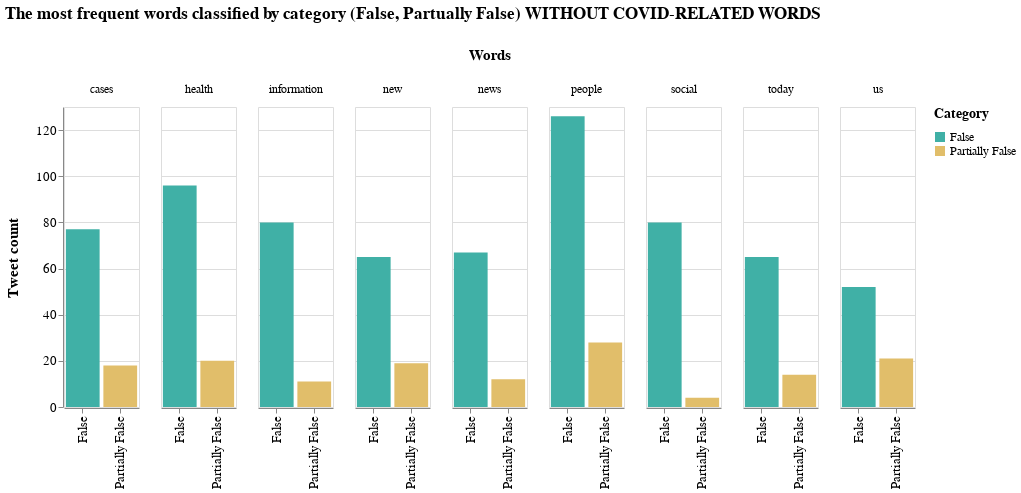

Notebook code cell kept with this figure:
### Markdown cell above
Let's create the chart:

### Code cell
fdist_mentions = dict(nltk.FreqDist(comment_words_nocovid))
#print(fdist_mentions)
df_mentions = pd.DataFrame.from_dict(fdist_mentions, orient='index').reset_index()
df_mentions = df_mentions.rename(columns={'index':'Words', 0:'Count'})
col_one_list_mentions = df_mentions['Words'].tolist()
col_two_list_mentions = df_mentions['Count'].tolist()

#print(df_mentions)

typelist_mentions=[]
namelist_mentions=[]

indexm = 0

count_false_mentions = [0] * len(col_one_list_mentions)
count_part_mentions = [0] * len(col_one_list_mentions)

for el in col_one_list_mentions:
    tokm = el.split()
    namelist_mentions.append(tokm[0])
    #typelist.append(tok[1])
    if tokm[0] in namelist_mentions:
        indxm = namelist_mentions.index(tokm[0])
        if tokm[1] == "false":
            count_false_mentions[indxm] = col_two_list_mentions[indexm]
        elif tokm[1] == "partiallyfalse":
            count_part_mentions[indxm] = col_two_list_mentions[indexm]
        else:
            print("errore count")
   
    indexm = indexm + 1


df_mentions['Words']=namelist_mentions
df_mentions['False']=count_false_mentions
df_mentions['Partially False']=count_part_mentions
del df['Count']
df_mentions['Count'] = df_mentions['False'] + df_mentions['Partially False']
#del df['count']

#df['type']=typelist

range_ = ["#40B0A6","#E1BE6A"]

barsm = alt.Chart(df_mentions).transform_fold(
    ['False', 'Partially False'],
).mark_bar().encode(
    x=alt.X('key:N',title=None),
    y=alt.Y('value:Q',title="Tweet count"),
    color=alt.Color('key:N', scale=alt.Scale(range=range_),title="Category"),
    column="Words:N"
).transform_filter(
    alt.FieldRangePredicate(field='Count', range=[72, 154])
).properties(
    title="The most frequent words classified by category (False, Partually False) WITHOUT COVID-RELATED WORDS",
    width=75
).configure_title(
    fontSize=17,
    offset=25
).configure_axis(
    labelFontSize=13,
    titleFontSize=15,
    titlePadding=15
).configure_legend(
    titleFontSize=14,
    labelFontSize=12,
    titlePadding=10
).configure_header(
    titleFontSize=15,
    labelFontSize=12
)

barsm

### Figure 1 — Vega-Lite specification as saved in the notebook (floating-point values rounded to 4 significant figures; data arrays with more than 128 entries replaced by an {"elided": "..."} marker saying what was removed)
{"config": {"view": {"continuousWidth": 400, "continuousHeight": 300}, "axis": {"labelFontSize": 13, "titleFontSize": 15, "titlePadding": 15}, "header": {"labelFontSize": 12, "titleFontSize": 15}, "legend": {"labelFontSize": 12, "titleFontSize": 14, "titlePadding": 10}, "title": {"fontSize": 17, "offset": 25}}, "data": {"name": "data-0b61a48cd7b97003e133f9f1a5cca5b5"}, "mark": "bar", "encoding": {"color": {"type": "nominal", "field": "key", "scale": {"range": ["#40B0A6", "#E1BE6A"]}, "title": "Category"}, "column": {"type": "nominal", "field": "Words"}, "x": {"type": "nominal", "field": "key", "title": null}, "y": {"type": "quantitative", "field": "value", "title": "Tweet count"}}, "title": "The most frequent words classified by category (False, Partually False) WITHOUT COVID-RELATED WORDS", "transform": [{"fold": ["False", "Partially False"]}, {"filter": {"field": "Count", "range": [72, 154]}}], "width": 75, "$schema": "https://vega.github.io/schema/vega-lite/v4.8.1.json", "datasets": {"data-0b61a48cd7b97003e133f9f1a5cca5b5": {"elided": "8823 records"}}}
